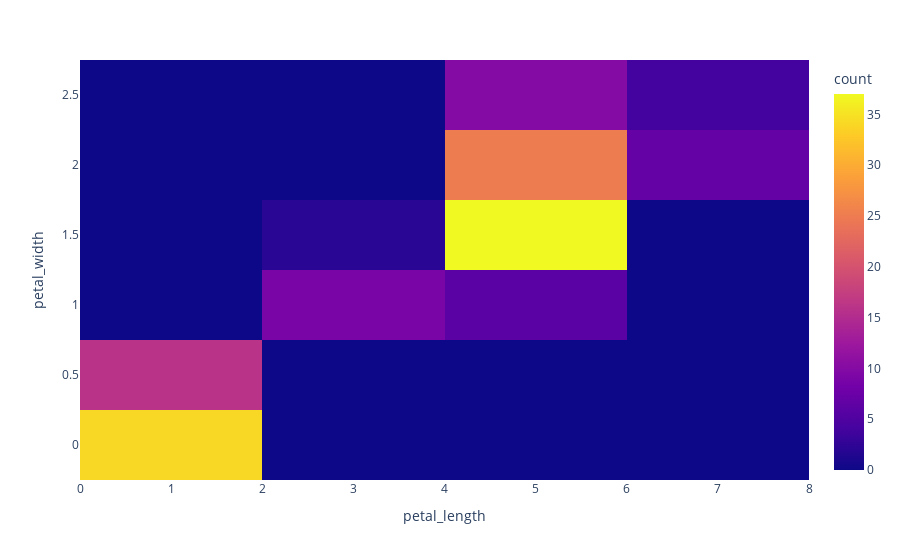

Notebook code cell kept with this figure:
### Code cell
iris = px.data.iris()
fig = px.density_heatmap(iris, x='petal_length', y='petal_width')
fig.show()

### Figure 1 — Plotly figure (JSON) as saved in the notebook; plotly's stock layout.template omitted (floating-point values rounded to 4 significant figures; data arrays with more than 128 entries replaced by an {"elided": "..."} marker saying what was removed)
{"data": [{"coloraxis": "coloraxis", "hovertemplate": "petal_length=%{x}<br>petal_width=%{y}<br>count=%{z}<extra></extra>", "name": "", "type": "histogram2d", "x": {"elided": "150 float values"}, "xaxis": "x", "xbingroup": "x", "y": {"elided": "150 float values"}, "yaxis": "y", "ybingroup": "y"}], "layout": {"coloraxis": {"colorbar": {"title": {"text": "count"}}, "colorscale": [[0, "#0d0887"], [0.1111, "#46039f"], [0.2222, "#7201a8"], [0.3333, "#9c179e"], [0.4444, "#bd3786"], [0.5556, "#d8576b"], [0.6667, "#ed7953"], [0.7778, "#fb9f3a"], [0.8889, "#fdca26"], [1, "#f0f921"]]}, "legend": {"tracegroupgap": 0}, "margin": {"t": 60}, "xaxis": {"anchor": "y", "domain": [0, 1], "title": {"text": "petal_length"}}, "yaxis": {"anchor": "x", "domain": [0, 1], "title": {"text": "petal_width"}}}}
